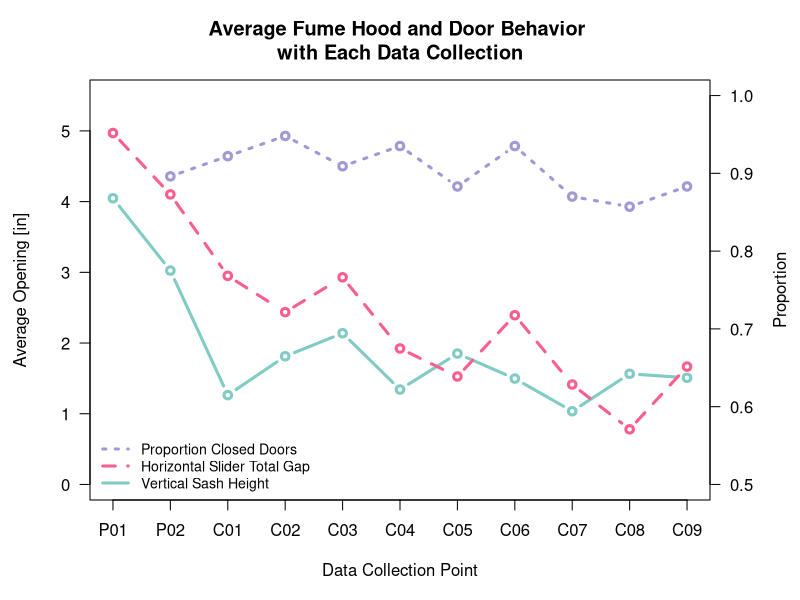
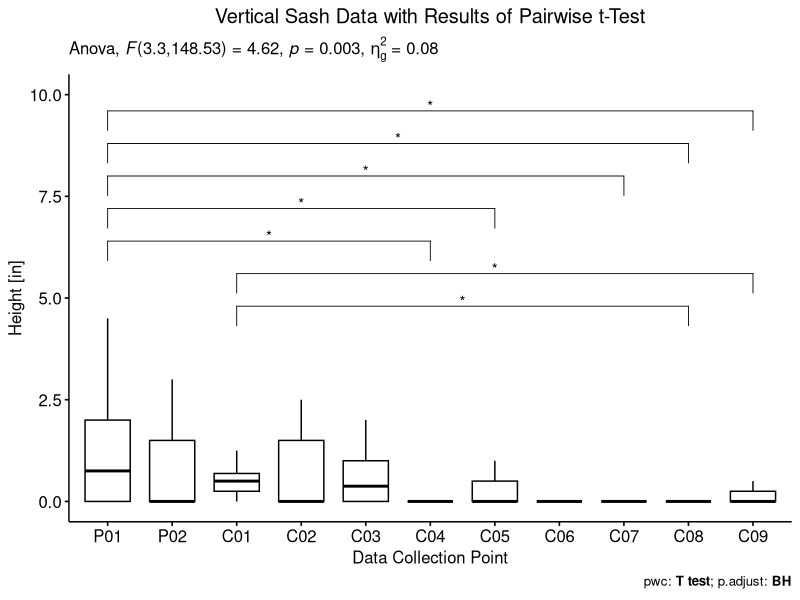
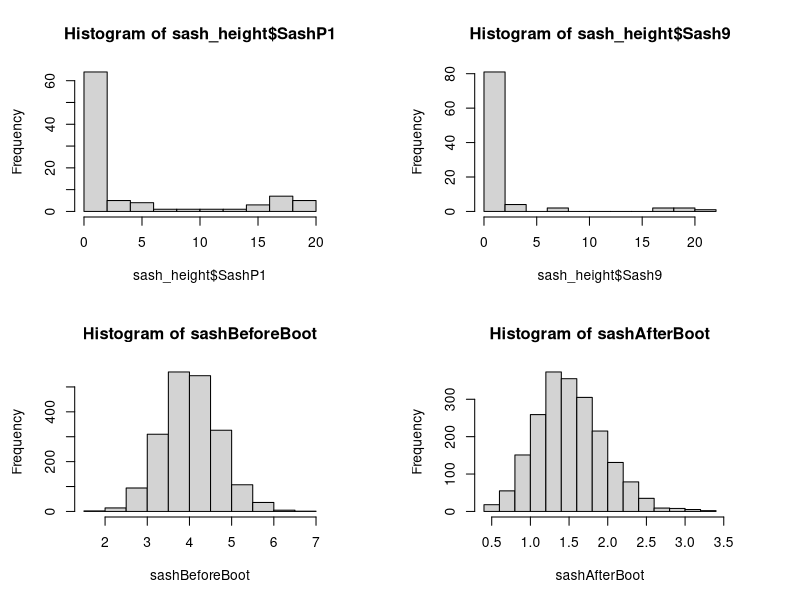
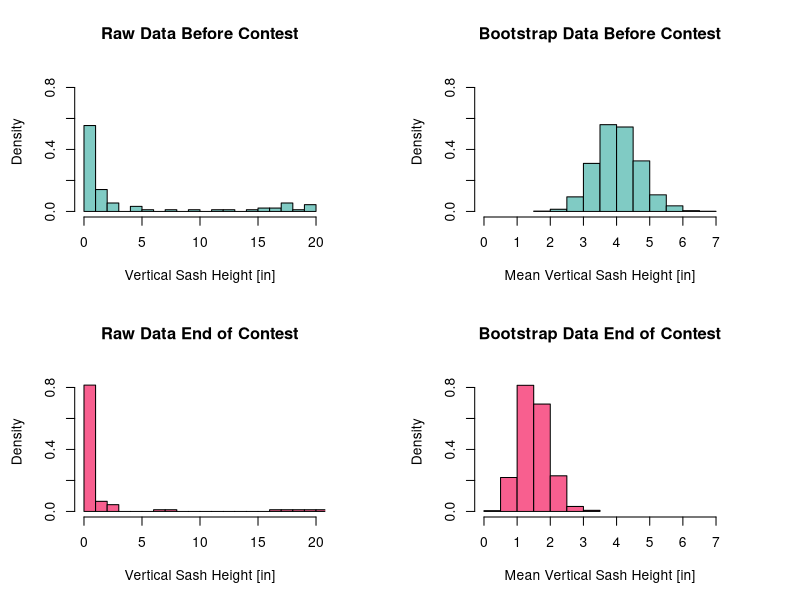
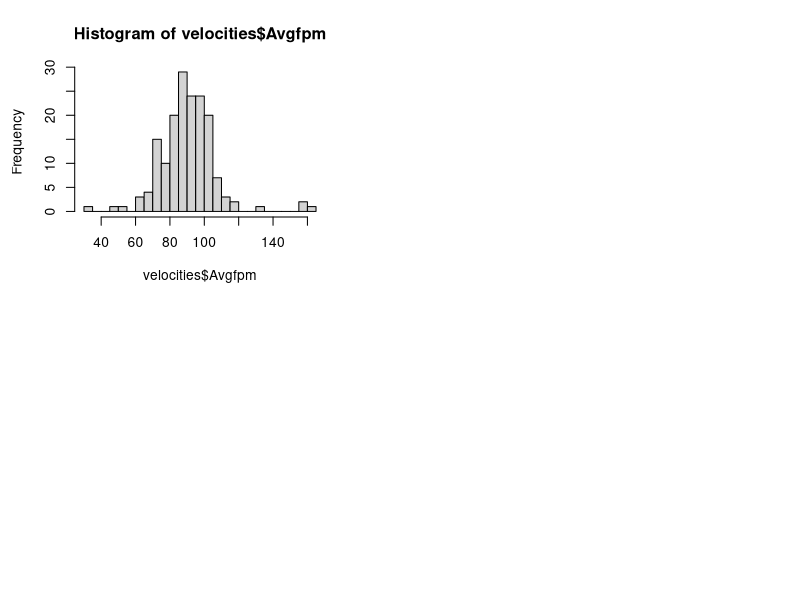

Source code (R) for these figures, in order:
## ---- chunk 1
knitr::opts_chunk$set(echo = TRUE)
## ---- chunk 2
library(tidyverse)
library(rstatix)
library(ggpubr)
## ---- chunk 3
file <- read.delim("JSCBB_Contest_2022_Hood_Data.txt", 
                   header = TRUE, sep = "\t")
#separate them into sash height vs. slider gap files
sash_height <- select(file, Hood.Number, Floor, Wing, SashP1, SashP2, Sash1, Sash2,
                      Sash3, Sash4, Sash5, Sash6, Sash7, Sash8, Sash9)
slider_gap <- select(file, Hood.Number, Floor, Wing, SliderP1, SliderP2, Slider1,
                     Slider2, Slider3, Slider4, Slider5, Slider6, Slider7,
                     Slider8, Slider9)
#removing NA's from the dataset. 
sash_height <- na.omit(sash_height)
slider_gap <- na.omit(slider_gap)
#and making sure all the measured values are "Numeric"
sash_height[, 4:ncol(slider_gap)] <- lapply(4:ncol(sash_height), function(x) as.numeric(sash_height[[x]]))
slider_gap[, 4:ncol(slider_gap)] <- lapply(4:ncol(slider_gap), function(x) as.numeric(slider_gap[[x]]))

#Door information
door <- read.delim("JSCBB_Contest_2022_Door_Data.txt", 
                   header = TRUE, sep = "\t")
door <- na.omit(door) #removing NAs, there were no NAs in the dataset
Pdoor <- c()
for (i in 1:10){
  Pdoor[i] <- sum(door[,i+3] == 1)/nrow(door)
}


## ---- chunk 4
lineShape <- c(1,2,3)
par(mar = c(5,4.5,4,4.5))
plot(x = seq(0,10, by = 1), y = colMeans(sash_height[,4:14]), type = 'b', lwd = 3, 
     col = "#80cbc4", las = 1, lty = lineShape[1],
     main = "Average Fume Hood and Door Behavior \nwith Each Data Collection",
     ylab = "Average Opening [in]", xlab = "Data Collection Point", 
     ylim = c(0, 5.5), xaxt = 'n',cex.main = 1.2, cex.lab = 1,
     cex.axis = 1)
lines(x = seq(0,10, by = 1), y = colMeans(slider_gap[,4:14]), type = 'b', 
      lty = lineShape[2], lwd = 3, col = "#f85f8f")

par(new = TRUE)
plot(x = seq(0,10, by = 1), y = c(NA,Pdoor), type = 'b', lwd = 3, 
     col = "#a299d4", main = "", ylab = "", xlab = "", axes = FALSE,
     ylim = c(0.5, 1), xaxt = 'n',cex.main = 1.2, cex.lab = 1, 
     cex.axis = 1, lty = lineShape[3])
axis(side = 4, las = 1)
mtext("Proportion", side = 4, line = 3, las = 0)
axis(side = 1, at = seq(0,10, by = 1), 
     labels = c("P01", "P02", "C01", "C02", "C03", "C04", "C05", "C06", 
                "C07", "C08", "C09"), cex.axis = 1)
legend("bottomleft", legend = c("Proportion Closed Doors",
                                "Horizontal Slider Total Gap", "Vertical Sash Height"), 
       lty = rev(lineShape), cex = 0.85, col = c("#a299d4","#f85f8f", "#80cbc4"), 
       bty = "n", lwd = 3 )
## ---- chunk 5
#convert to long-format
sash_height_long <- sash_height %>%
  gather(key = "collection", value = "height", SashP1, SashP2, Sash1, Sash2, 
         Sash3, Sash4, Sash5, Sash6, Sash7, Sash8, Sash9) %>%
  convert_as_factor(Hood.Number, collection)
#first, get rid of labs that did not change, since some hoods aren't in use much
summary <- sash_height_long %>%
  group_by(Hood.Number) %>%
  get_summary_stats(height)
chosen <- summary$Hood.Number[summary$mean == 0]
chose <- as.factor(chosen)
sash_height_long <- sash_height_long[! sash_height_long$Hood.Number %in% chose,]

# Identify outliers
outliers_sash <- sash_height_long %>%
  group_by(collection) %>%
  identify_outliers(height)
outliers_sash <- as.data.frame(outliers_sash)

# prepare for removal
chosen_sash <- matrix(data = NA, nrow = nrow(outliers_sash), ncol = 1)
for (i in 1:dim(outliers_sash)[1]){
  if (outliers_sash$is.extreme[i] == TRUE){
    chosen_sash[i] <- as.character(outliers_sash[i,2])
  } else {
    chosen_sash[i] <- NA
  }
}
chosen_sash <- na.omit(chosen_sash)
facchosen_sash <- factor(chosen_sash)
sash_height_clean <- sash_height_long[! sash_height_long$Hood.Number %in% facchosen_sash,]

#check within subject samples
summary_sash <- sash_height_clean %>%
  group_by(collection) %>%
  get_summary_stats(height)
data.frame(summary_sash)
#Shapiro-Wilks. Null = normality is met, alternative = not met
shapiroTest_sash <- sash_height_clean %>%
  group_by(collection) %>%
  shapiro_test(height)
shapiroTest_sash
## ---- chunk 6
range(shapiroTest_sash$p)
## ---- chunk 7
#converting to long form and identify outliers
slider_gap_long <- slider_gap %>%
  gather(key = "collection", value = "gap", SliderP1, SliderP2, Slider1, Slider2, 
         Slider3, Slider4, Slider5, Slider6, Slider7, Slider8, Slider9) %>%
  convert_as_factor(Hood.Number, collection)
#get rid of the hoods that weren't used
summary_slider <- slider_gap_long %>%
  group_by(Hood.Number) %>%
  get_summary_stats(gap)
chosen_slider <- summary$Hood.Number[summary$mean == 0]
chose_slider <- as.factor(chosen_slider)
slider_gap_long <- slider_gap_long[! slider_gap_long$Hood.Number %in% chose_slider,]

outliers_slider <- slider_gap_long %>%
  group_by(collection) %>%
  identify_outliers(gap)
outliers_slider <- as.data.frame(outliers_slider)

#Clean out the influential outliers
chosen_slider <- matrix(data = NA, nrow = nrow(outliers_slider), ncol = 1)
for (i in 1:dim(outliers_slider)[1]){
  if (outliers_slider$is.extreme[i] == TRUE){
    chosen_slider[i] <- as.character(outliers_slider[i,2])
  } else {
    chosen_slider[i] <- NA
  }
}
chosen_slider <- na.omit(chosen_slider)
facchosen_slider <- factor(chosen_slider)
slider_gap_clean <- slider_gap_long[! slider_gap_long$Hood.Number %in% facchosen_slider,]

#within sample n
summary_slider <- slider_gap_clean  %>%
  group_by(collection) %>%
  get_summary_stats(gap)
data.frame(summary_slider)
#Shapiro-Wilks. Null = normality is met, alternative = not met
shapiroTest_slider <- slider_gap_clean  %>%
  group_by(collection) %>%
  shapiro_test(gap)
shapiroTest_slider
## ---- chunk 8
range(shapiroTest_slider$p)
## ---- chunk 9
vert.anov <- anova_test(data = sash_height_clean, dv = height, wid = Hood.Number, within = collection)
vert.anov
get_anova_table(vert.anov)
## ---- chunk 10
horiz.anov <- anova_test(data = slider_gap_clean, dv = gap, wid = Hood.Number, within = collection)
horiz.anov
get_anova_table(horiz.anov)
## ---- chunk 11
order <- c("SashP1", "SashP2", "Sash1", "Sash2", "Sash3", "Sash4", 
           "Sash5", "Sash6", "Sash7", "Sash8", "Sash9")
pwc <- sash_height_clean %>%
  pairwise_t_test(
    height ~ collection, paired = TRUE,
    p.adjust.method = "BH"
    )

pwc <- pwc %>% add_xy_position(x = "collection")
ymax <- 10
#clean up plotting
bxp <- ggboxplot(sash_height_clean, x = "collection", 
                 y = "height", outlier.shape = NA ,  
                 order = order, ylim = c(0, ymax),
                 xlab = "Data Collection Point",
                 ylab = "Height [in]",
                 main = "Vertical Sash Data with Results of Pairwise t-Test") +
    theme(
      plot.title = element_text(hjust = 0.5)
      )
pwc[pwc$p.adj.signif == 'ns',] <- NA
pwc_new <- na.omit(pwc)
pwc_new
new_names <- c("P01", "P02", "C01", "C02", "C03", "C04", "C05", 
               "C06", "C07", "C08","C09")

# Update the levels of the x-axis variable in the plot
bxp <- bxp +
  scale_x_discrete(labels = new_names)

# The rest of your code
min <- 0
max <- 0
for (i in 1:nrow(pwc_new)) {
  for (j in 1:length(order)) {
    if (pwc_new$group1[i] == order[j]) {
      min <- j
    }
    if (pwc_new$group2[i] == order[j]) {
      max <- j
    }
  }
  if (min < max) {
    pwc_new$xmin[i] <- min
    pwc_new$xmax[i] <- max
  } else {
    pwc_new$xmax[i] <- min
    pwc_new$xmin[i] <- max
  }
}
pwc_new$y.position <- ymax - 6 + seq(1:nrow(pwc_new)) * 0.8
bxp + 
  stat_pvalue_manual(pwc_new) +
  labs(
    subtitle = get_test_label(vert.anov, detailed = TRUE),
    caption = get_pwc_label(pwc_new)
  )
## ---- chunk 12
set.seed(123)
# Vertical Sash Before
sashBeforeRaw <- sash_height$SashP1
N <- 2000 # num of bootstrap samples
n <- length(sashBeforeRaw) # number of draws within each bootstrap sample
sashBeforeBoot <- c() # empty vector for bootstrap means
for (i in 1:N) {
  bootSample <- sample(sashBeforeRaw, size = , replace = TRUE)
  sashBeforeBoot[i] <- mean(bootSample)
}

sashAfterRaw <- sash_height$Sash9
sashAfterBoot <- c() #empty vector for bootstrap means
for (i in 1:N) {
  bootSample <- sample(sashAfterRaw, size = n, replace = TRUE)
  sashAfterBoot[i] <- mean(bootSample)
}

par(mfrow = c(2,2))
hist(sash_height$SashP1)
hist(sash_height$Sash9)
hist(sashBeforeBoot)
hist(sashAfterBoot)
## ---- chunk 13
par(mfrow = c(2, 2))
hist(sashBeforeRaw, freq = FALSE, col = "#80cbc4", xlim = c(0,20), ylim = c(0,0.9),
     main = "Raw Data Before Contest", xlab = "Vertical Sash Height [in]",
     breaks = 15)
hist(sashBeforeBoot, freq = FALSE, col = "#80cbc4", xlim = c(0, 7), ylim = c(0, 0.9),
     main = "Bootstrap Data Before Contest", xlab = "Mean Vertical Sash Height [in]",
     breaks = 15)
hist(sashAfterRaw, freq = FALSE, col = "#f85f8f", xlim = c(0,20), ylim = c(0,0.9),
    main = "Raw Data End of Contest", xlab = "Vertical Sash Height [in]",
    breaks = 15)
hist(sashAfterBoot, freq = FALSE, col = "#f85f8f",xlim = c(0, 7), ylim = c(0, 0.9),
     main = "Bootstrap Data End of Contest", xlab = "Mean Vertical Sash Height [in]",
     breaks = 10)
## ---- chunk 14
averageBefore <- mean(sashBeforeBoot); averageBefore
averageAfter <- mean(sashAfterBoot); averageAfter
## ---- chunk 15
sashBeforeCI <- quantile(sashBeforeBoot, c(0.025, 0.975))
sashAfterCI <- quantile(sashAfterBoot, c(0.025, 0.975))
sashBeforeCI
sashAfterCI
## ---- chunk 16
velocities <- read.delim("BIOT_Fume_Hood_Velocities.txt", 
                     header = TRUE, sep = "\t")
names(velocities) <- c("Room", "Manufacturer", "Model", "AuditDate", "Lfpm", "Cfpm", "Rfpm","Avgfpm")
velocities <- na.omit(velocities)
hist(velocities$Avgfpm, breaks = 20) #since this is normal, we can just use the mean for sash height of 14
length(velocities$Avgfpm)
## ---- chunk 17
w <- 6
velocity_closed <- 100/(w * (2/13)); velocity_closed # not important
velocity_14 <- mean(as.numeric(velocities$Avgfpm)); velocity_14
## ---- chunk 18
flow14 <- velocity_14 * w * 14/12; flow14 #flow rate at 14 inches of sash height
## ---- chunk 19
heightIn <- c(2, 14)
flow <- c(100, flow14) # the "y"
flowBeforeAvg <- approx(heightIn, flow, xout = averageBefore)$y
flowBeforeAvg #avg flow rate before is 191 cfm
flowAfterAvg <- 100
# 95% CI for before contest
flowBeforeCI <- approx(heightIn, flow, xout = sashBeforeCI)$y
flowBeforeCI # give (135, 253)

# 95% CI for after contest
flowAfterCI <- approx(heightIn, flow, xout = sashAfterCI)$y
#flowAfterCI will give NA for lower bound due to less than 2in
flowAfterCI[1] <- 100
flowAfterCI #will give (100, 119)

## ---- chunk 20
# Power Heating
## Before
powerHeatingBeforeAvg <- 0.89 * flowBeforeAvg * 17; powerHeatingBeforeAvg
powerHeatingBeforeCI <- 0.89 * flowBeforeCI * 17; powerHeatingBeforeCI
## After
powerHeatingAfterAvg <- 0.89 * flowAfterAvg * 17; powerHeatingAfterAvg
powerHeatingAfterCI <- 0.89 * flowAfterCI * 17; powerHeatingAfterCI
## ---- chunk 21
# Power Cooling
## Before
powerCoolingBeforeAvg <- 0.89 * flowBeforeAvg * 23; powerCoolingBeforeAvg
powerCoolingBeforeCI <- 0.89 * flowBeforeCI * 23; powerCoolingBeforeCI
## After
powerCoolingAfterAvg <- 0.89 * flowAfterAvg * 23; powerCoolingAfterAvg
powerCoolingAfterCI <- 0.89 * flowAfterCI * 23; powerCoolingAfterCI
## ---- chunk 22
# Energy Heating
## Before
EHeatingBeforeAvg <- 5125 * powerHeatingBeforeAvg
EHeatingBeforeAvg; sprintf("%.2e", EHeatingBeforeAvg)
EHeatingBeforeCI <- 5125 * powerHeatingBeforeCI
sprintf("%.2e", EHeatingBeforeCI)

EHeatingAfterAvg <- 5125 * powerHeatingAfterAvg
EHeatingAfterAvg
EHeatingAfterCI <- 5125 * powerHeatingAfterCI
sprintf("%.2e", EHeatingAfterCI)
## ---- chunk 23
# Energy Cooling
## Before
ECoolingBeforeAvg <- 1586 * powerCoolingBeforeAvg
ECoolingBeforeAvg; sprintf("%.2e", ECoolingBeforeAvg)
ECoolingBeforeCI <- 1586 * powerCoolingBeforeCI
sprintf("%.2e", ECoolingBeforeCI)

ECoolingAfterAvg <- 1586 * powerCoolingAfterAvg
ECoolingAfterAvg
ECoolingAfterCI <- 1586 * powerCoolingAfterCI
sprintf("%.2e", ECoolingAfterCI)
## ---- chunk 24
# Total energy in kWh before
totEBeforeAvg <- (EHeatingBeforeAvg + ECoolingBeforeAvg)/3412.14
totEBeforeAvg
totEBeforeCI <- (EHeatingBeforeCI + ECoolingBeforeCI)/3412.14
totEBeforeCI
## ---- chunk 25
# Total energy in kWh after
totEAfterAvg <- (EHeatingAfterAvg + ECoolingAfterAvg)/3412.14
totEAfterAvg
totEAfterCI <- (EHeatingAfterCI + ECoolingAfterCI)/3412.14
totEAfterCI
## ---- chunk 26
# Energy savings in kWh
totESaveAvg <- totEBeforeAvg - totEAfterAvg
totESaveAvg
totESaveCI <- totEBeforeCI - totEAfterCI
totESaveCI
## ---- chunk 27
# cost for electricity
costElectricity <- 0.1234 #$/kWh
costSteamPound <- 27.418 #$/klb
costSteam <- costSteamPound*3412.14/(1000*1194)
costSteam
## ---- chunk 28
# Energy savings in kWh for heating
diffEHeatingAvg <- (EHeatingBeforeAvg - EHeatingAfterAvg)/3412.14
diffEHeatingAvg
diffEHeatingCI <- (EHeatingBeforeCI - EHeatingAfterCI)/3412.14
diffEHeatingCI 
# Energy savings in kWh for cooling
diffECoolingAvg <- (ECoolingBeforeAvg - ECoolingAfterAvg)/3412.14
diffECoolingAvg
diffECoolingCI <- (ECoolingBeforeCI - ECoolingAfterCI)/3412.14
diffECoolingCI
## ---- chunk 29
# Costs Heating
costSaveHeatingAvg <- diffEHeatingAvg*costSteam
costSaveHeatingAvg
costSaveHeatingCI <- diffEHeatingCI*costSteam
costSaveHeatingCI
# Cost Cooling
costSaveCoolingAvg <- diffECoolingAvg*costElectricity
costSaveCoolingAvg
costSaveCoolingCI <- diffECoolingCI*costElectricity
costSaveCoolingCI
## ---- chunk 30
# Total cost savings
costSaveAvg <- costSaveHeatingAvg + costSaveCoolingAvg
costSaveAvg
costSaveCI <- costSaveHeatingCI + costSaveCoolingCI
costSaveCI
## ---- chunk 31
# building energy savings
buildingESaveAvg <- totESaveAvg*170
buildingESaveAvg
buildingESaveCI <- totESaveCI*170
buildingESaveCI

# building cost saving
buildingCostSaveAvg <- costSaveAvg*170
buildingCostSaveAvg
buildingCostSaveCI <- costSaveCI*170
buildingCostSaveCI
## ---- chunk 32
# average reduction in sash height %
100*(averageBefore - averageAfter)/averageBefore
# average reduction in energy
100*(totEBeforeAvg - totEAfterAvg)/totEBeforeAvg
